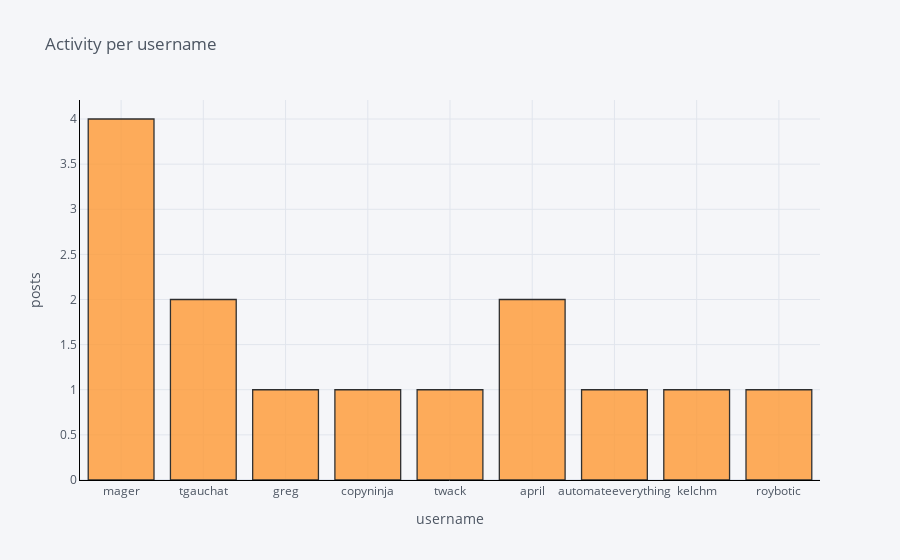

The notebook cell saved with this chart:
### Code cell
df['username'].iplot(kind='hist', xTitle='username', linecolor='black', yTitle='posts', title='Activity per username')
#df['message'].iplot(kind='hist', xTitle='word', linecolor='black', yTitle='count', title='Word Count of Text in Messages')

### Figure 1 — Plotly figure (JSON) as saved in the notebook; plotly's stock layout.template omitted (floating-point values rounded to 4 significant figures)
{"data": [{"histfunc": "count", "histnorm": "", "marker": {"color": "rgba(255, 153, 51, 1.0)", "line": {"color": "#000000", "width": 1.3}}, "name": "username", "opacity": 0.8, "orientation": "v", "type": "histogram", "x": ["mager", "tgauchat", "mager", "tgauchat", "greg", "copyninja", "mager", "twack", "mager", "april", "automateeverything", "kelchm", "april", "roybotic"]}], "layout": {"barmode": "overlay", "legend": {"bgcolor": "#F5F6F9", "font": {"color": "#4D5663"}}, "paper_bgcolor": "#F5F6F9", "plot_bgcolor": "#F5F6F9", "title": {"font": {"color": "#4D5663"}, "text": "Activity per username"}, "xaxis": {"gridcolor": "#E1E5ED", "linecolor": "black", "showgrid": true, "tickfont": {"color": "#4D5663"}, "title": {"font": {"color": "#4D5663"}, "text": "username"}, "zerolinecolor": "#E1E5ED"}, "yaxis": {"gridcolor": "#E1E5ED", "linecolor": "black", "showgrid": true, "tickfont": {"color": "#4D5663"}, "title": {"font": {"color": "#4D5663"}, "text": "posts"}, "zerolinecolor": "#E1E5ED"}}}
